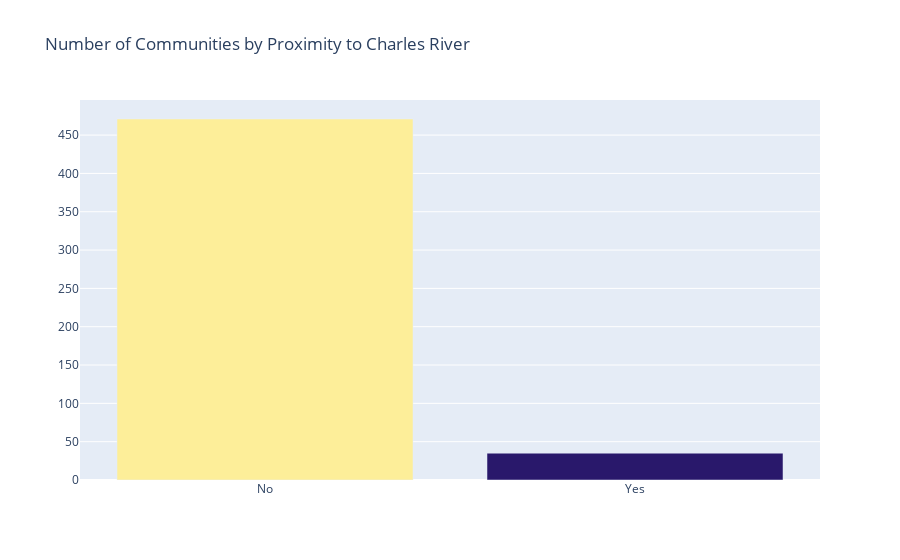

Notebook code cell kept with this figure:
### Markdown cell above
#### Next to the River? ⛵️

**Challenge**

Create a bar chart with plotly for CHAS to show many more homes are away from the river versus next to it. The bar chart should look something like this:

<img src=https://i.imgur.com/AHwoQ6l.png height=350>

You can make your life easier by providing a list of values for the x-axis (e.g., `x=['No', 'Yes']`)

### Code cell
charles = df['CHAS'].value_counts()

bar = px.bar(y=charles,
             x=['No', 'Yes'],
             color=charles,
             color_continuous_scale=px.colors.sequential.haline,
             title='Number of Communities by Proximity to Charles River')

bar.update_layout(xaxis_title='',
                  yaxis_title='',
                  coloraxis_showscale=False)

bar.show()

### Figure 1 — Plotly figure (JSON) as saved in the notebook; plotly's stock layout.template omitted (floating-point values rounded to 4 significant figures)
{"data": [{"alignmentgroup": "True", "hovertemplate": "x=%{x}<br>y=%{y}<br>color=%{marker.color}<extra></extra>", "legendgroup": "", "marker": {"color": [471, 35], "coloraxis": "coloraxis", "pattern": {"shape": ""}}, "name": "", "offsetgroup": "", "orientation": "v", "showlegend": false, "textposition": "auto", "x": ["No", "Yes"], "xaxis": "x", "y": [471, 35], "yaxis": "y", "type": "bar"}], "layout": {"xaxis": {"anchor": "y", "domain": [0.0, 1.0], "title": {"text": ""}}, "yaxis": {"anchor": "x", "domain": [0.0, 1.0], "title": {"text": ""}}, "coloraxis": {"colorbar": {"title": {"text": "color"}}, "colorscale": [[0.0, "rgb(41, 24, 107)"], [0.09091, "rgb(42, 35, 160)"], [0.1818, "rgb(15, 71, 153)"], [0.2727, "rgb(18, 95, 142)"], [0.3636, "rgb(38, 116, 137)"], [0.4545, "rgb(53, 136, 136)"], [0.5455, "rgb(65, 157, 133)"], [0.6364, "rgb(81, 178, 124)"], [0.7273, "rgb(111, 198, 107)"], [0.8182, "rgb(160, 214, 91)"], [0.9091, "rgb(212, 225, 112)"], [1.0, "rgb(253, 238, 153)"]], "showscale": false}, "legend": {"tracegroupgap": 0}, "title": {"text": "Number of Communities by Proximity to Charles River"}, "barmode": "relative"}}
